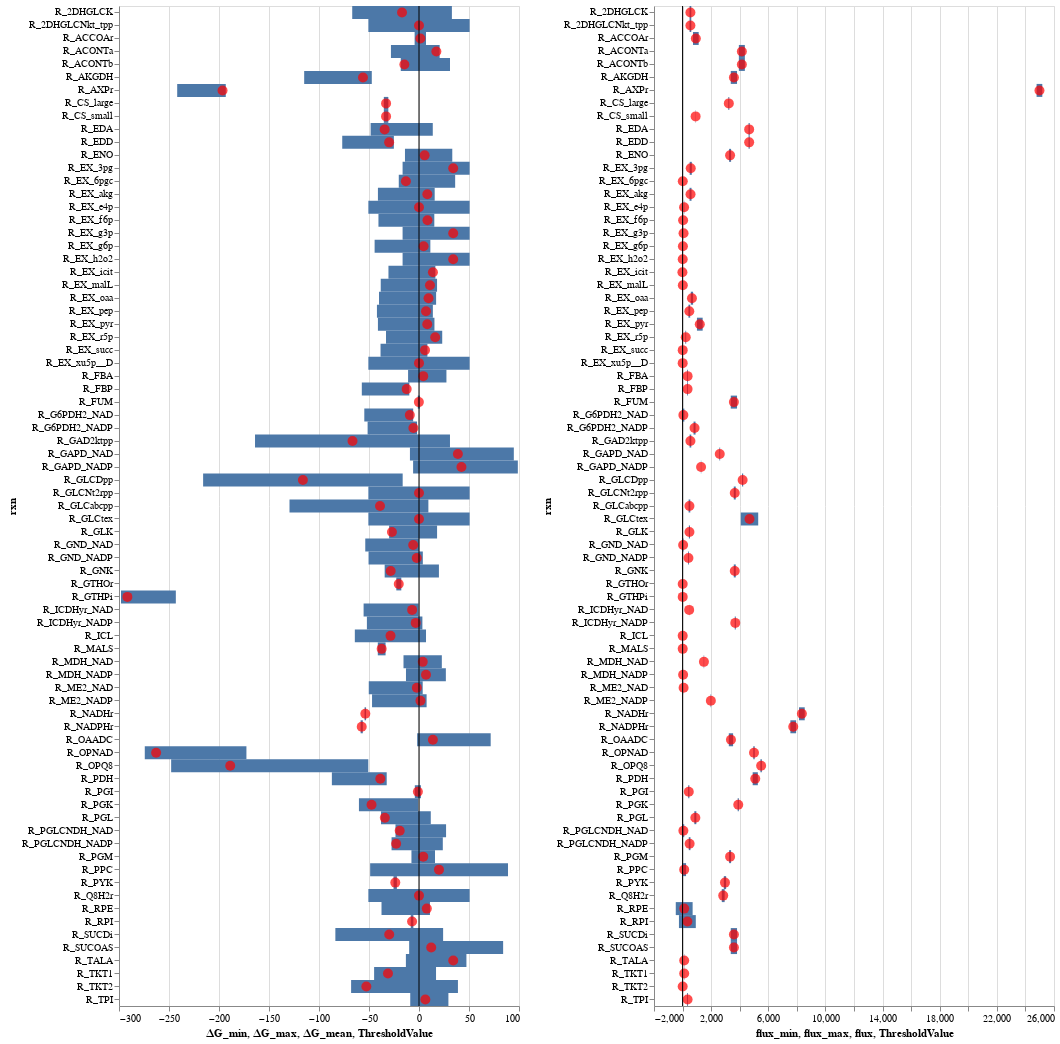

Here is the notebook cell this chart was saved with:
### Markdown cell above
### Fixing standard ∆G ranges (newer ones)

 - The flux and ∆G range seem to be incompatible for reaction ICL
   - defined as  m_icit_c <-> m_glx_c + m_succ_c, there is way more glx and succ than icit, set lower bound to original -5

### Code cell
file_in = os.path.join(models_dir,f'{model_name}.xlsx')
data_dict = pd.read_excel(file_in, sheet_name=None, index_col=0)
flag, flux_df, dG_df = check_thermodynamic_feasibility(data_dict) 
dG_df['rxn'] = dG_df.index


flux_df['rxn'] = flux_df.index
flux_df['flux_min'] = flux_df['vref_mean (mmol/L/h)'] - flux_df['vref_std (mmol/L/h)']
flux_df['flux_max'] = flux_df['vref_mean (mmol/L/h)'] + flux_df['vref_std (mmol/L/h)']
flux_df['flux'] = flux_df['vref_mean (mmol/L/h)']

height=1000
width=400
plot_dG_and_flux(dG_df,  flux_df, height, width)

### Figure 1 — Vega-Lite specification as saved in the notebook (floating-point values rounded to 4 significant figures)
{"$schema": "https://vega.github.io/schema/vega-lite/v3.4.0.json", "config": {"mark": {"tooltip": null}, "view": {"height": 300, "width": 400}}, "datasets": {"data-9f0eaca28d83c792732569c43df1bc61": [{"flux": 481, "flux_max": 541, "flux_min": 421, "rxn": "R_GLCabcpp", "vref_mean (mmol/L/h)": 481, "vref_mean (mmol/L/h).1": 481, "vref_std (mmol/L/h)": 60, "vref_std (mmol/L/h).1": 60}, {"flux": 481, "flux_max": 521, "flux_min": 441, "rxn": "R_GLK", "vref_mean (mmol/L/h)": 481, "vref_mean (mmol/L/h).1": 481, "vref_std (mmol/L/h)": 40, "vref_std (mmol/L/h).1": 40}, {"flux": 3654, "flux_max": 3724, "flux_min": 3584, "rxn": "R_GLCNt2rpp", "vref_mean (mmol/L/h)": 3654, "vref_mean (mmol/L/h).1": 3654, "vref_std (mmol/L/h)": 70, "vref_std (mmol/L/h).1": 70}, {"flux": 3654, "flux_max": 3724, "flux_min": 3584, "rxn": "R_GNK", "vref_mean (mmol/L/h)": 3654, "vref_mean (mmol/L/h).1": 3654, "vref_std (mmol/L/h)": 70, "vref_std (mmol/L/h).1": 70}, {"flux": 549, "flux_max": 609, "flux_min": 489, "rxn": "R_2DHGLCNkt_tpp", "vref_mean (mmol/L/h)": 549, "vref_mean (mmol/L/h).1": 549, "vref_std (mmol/L/h)": 60, "vref_std (mmol/L/h).1": 60}, {"flux": 549, "flux_max": 609, "flux_min": 489, "rxn": "R_2DHGLCK", "vref_mean (mmol/L/h)": 549, "vref_mean (mmol/L/h).1": 549, "vref_std (mmol/L/h)": 60, "vref_std (mmol/L/h).1": 60}, {"flux": 56, "flux_max": 116, "flux_min": -4, "rxn": "R_PGLCNDH_NAD", "vref_mean (mmol/L/h)": 56, "vref_mean (mmol/L/h).1": 56, "vref_std (mmol/L/h)": 60, "vref_std (mmol/L/h).1": 60}, {"flux": 493, "flux_max": 553, "flux_min": 433, "rxn": "R_PGLCNDH_NADP", "vref_mean (mmol/L/h)": 493, "vref_mean (mmol/L/h).1": 493, "vref_std (mmol/L/h)": 60, "vref_std (mmol/L/h).1": 60}, {"flux": 4203, "flux_max": 4243, "flux_min": 4163, "rxn": "R_GLCDpp", "vref_mean (mmol/L/h)": 4203, "vref_mean (mmol/L/h).1": 4203, "vref_std (mmol/L/h)": 40, "vref_std (mmol/L/h).1": 40}, {"flux": 549, "flux_max": 609, "flux_min": 489, "rxn": "R_GAD2ktpp", "vref_mean (mmol/L/h)": 549, "vref_mean (mmol/L/h).1": 549, "vref_std (mmol/L/h)": 60, "vref_std (mmol/L/h).1": 60}, {"flux": 55, "flux_max": 125, "flux_min": -15, "rxn": "R_G6PDH2_NAD", "vref_mean (mmol/L/h)": 55, "vref_mean (mmol/L/h).1": 55, "vref_std (mmol/L/h)": 70, "vref_std (mmol/L/h).1": 70}, {"flux": 838, "flux_max": 908, "flux_min": 768, "rxn": "R_G6PDH2_NADP", "vref_mean (mmol/L/h)": 838, "vref_mean (mmol/L/h).1": 837, "vref_std (mmol/L/h)": 70, "vref_std (mmol/L/h).1": 70}, {"flux": 893, "flux_max": 963, "flux_min": 823, "rxn": "R_PGL", "vref_mean (mmol/L/h)": 893, "vref_mean (mmol/L/h).1": 893, "vref_std (mmol/L/h)": 70, "vref_std (mmol/L/h).1": 70}, {"flux": 39, "flux_max": 69, "flux_min": 9, "rxn": "R_GND_NAD", "vref_mean (mmol/L/h)": 39, "vref_mean (mmol/L/h).1": 39, "vref_std (mmol/L/h)": 30, "vref_std (mmol/L/h).1": 30}, {"flux": 411, "flux_max": 441, "flux_min": 381, "rxn": "R_GND_NADP", "vref_mean (mmol/L/h)": 411, "vref_mean (mmol/L/h).1": 411, "vref_std (mmol/L/h)": 30, "vref_std (mmol/L/h).1": 30}, {"flux": 336, "flux_max": 926, "flux_min": -254, "rxn": "R_RPI", "vref_mean (mmol/L/h)": 336, "vref_mean (mmol/L/h).1": 336, "vref_std (mmol/L/h)": 590, "vref_std (mmol/L/h).1": 590}, {"flux": 114, "flux_max": 704, "flux_min": -476, "rxn": "R_RPE", "vref_mean (mmol/L/h)": 114, "vref_mean (mmol/L/h).1": 114, "vref_std (mmol/L/h)": 590, "vref_std (mmol/L/h).1": 590}, {"flux": 114, "flux_max": 124, "flux_min": 104, "rxn": "R_TKT1", "vref_mean (mmol/L/h)": 114, "vref_mean (mmol/L/h).1": 114, "vref_std (mmol/L/h)": 10, "vref_std (mmol/L/h).1": 10}, {"flux": 8, "flux_max": 12, "flux_min": 4, "rxn": "R_TKT2", "vref_mean (mmol/L/h)": 8, "vref_mean (mmol/L/h).1": 8, "vref_std (mmol/L/h)": 4, "vref_std (mmol/L/h).1": 4}, {"flux": 114, "flux_max": 124, "flux_min": 104, "rxn": "R_TALA", "vref_mean (mmol/L/h)": 114, "vref_mean (mmol/L/h).1": 114, "vref_std (mmol/L/h)": 10, "vref_std (mmol/L/h).1": 10}, {"flux": 4661, "flux_max": 4701, "flux_min": 4621, "rxn": "R_EDD", "vref_mean (mmol/L/h)": 4661, "vref_mean (mmol/L/h).1": 4661, "vref_std (mmol/L/h)": 40, "vref_std (mmol/L/h).1": 40}, {"flux": 4661, "flux_max": 4701, "flux_min": 4621, "rxn": "R_EDA", "vref_mean (mmol/L/h)": 4661, "vref_mean (mmol/L/h).1": 4661, "vref_std (mmol/L/h)": 40, "vref_std (mmol/L/h).1": 40}, {"flux": 435, "flux_max": 475, "flux_min": 395, "rxn": "R_PGI", "vref_mean (mmol/L/h)": 435, "vref_mean (mmol/L/h).1": 435, "vref_std (mmol/L/h)": 40, "vref_std (mmol/L/h).1": 40}, {"flux": 351, "flux_max": 381, "flux_min": 321, "rxn": "R_FBP", "vref_mean (mmol/L/h)": 351, "vref_mean (mmol/L/h).1": 351, "vref_std (mmol/L/h)": 30, "vref_std (mmol/L/h).1": 30}, {"flux": 351, "flux_max": 381, "flux_min": 321, "rxn": "R_FBA", "vref_mean (mmol/L/h)": 351, "vref_mean (mmol/L/h).1": 351, "vref_std (mmol/L/h)": 30, "vref_std (mmol/L/h).1": 30}, {"flux": 351, "flux_max": 381, "flux_min": 321, "rxn": "R_TPI", "vref_mean (mmol/L/h)": 351, "vref_mean (mmol/L/h).1": 351, "vref_std (mmol/L/h)": 30, "vref_std (mmol/L/h).1": 30}, {"flux": 2604, "flux_max": 2630, "flux_min": 2578, "rxn": "R_GAPD_NAD", "vref_mean (mmol/L/h)": 2604, "vref_mean (mmol/L/h).1": 2604, "vref_std (mmol/L/h)": 26, "vref_std (mmol/L/h).1": 26}, {"flux": 1294, "flux_max": 1306, "flux_min": 1282, "rxn": "R_GAPD_NADP", "vref_mean (mmol/L/h)": 1294, "vref_mean (mmol/L/h).1": 1294, "vref_std (mmol/L/h)": 12, "vref_std (mmol/L/h).1": 12}, {"flux": 3898, "flux_max": 3938, "flux_min": 3858, "rxn": "R_PGK", "vref_mean (mmol/L/h)": 3898, "vref_mean (mmol/L/h).1": 3898, "vref_std (mmol/L/h)": 40, "vref_std (mmol/L/h).1": 40}, {"flux": 3326, "flux_max": 3396, "flux_min": 3256, "rxn": "R_PGM", "vref_mean (mmol/L/h)": 3326, "vref_mean (mmol/L/h).1": 3326, "vref_std (mmol/L/h)": 70, "vref_std (mmol/L/h).1": 70}, {"flux": 3326, "flux_max": 3396, "flux_min": 3256, "rxn": "R_ENO", "vref_mean (mmol/L/h)": 3326, "vref_mean (mmol/L/h).1": 3326, "vref_std (mmol/L/h)": 70, "vref_std (mmol/L/h).1": 70}, {"flux": 2968, "flux_max": 3048, "flux_min": 2888, "rxn": "R_PYK", "vref_mean (mmol/L/h)": 2968, "vref_mean (mmol/L/h).1": 2968, "vref_std (mmol/L/h)": 80, "vref_std (mmol/L/h).1": 80}, {"flux": 5088, "flux_max": 5268, "flux_min": 4908, "rxn": "R_PDH", "vref_mean (mmol/L/h)": 5088, "vref_mean (mmol/L/h).1": 5088, "vref_std (mmol/L/h)": 180, "vref_std (mmol/L/h).1": 180}, {"flux": 3387, "flux_max": 3537, "flux_min": 3237, "rxn": "R_OAADC", "vref_mean (mmol/L/h)": 3387, "vref_mean (mmol/L/h).1": 3387, "vref_std (mmol/L/h)": 150, "vref_std (mmol/L/h).1": 150}, {"flux": 114, "flux_max": 244, "flux_min": -16, "rxn": "R_PPC", "vref_mean (mmol/L/h)": 114, "vref_mean (mmol/L/h).1": 114, "vref_std (mmol/L/h)": 130, "vref_std (mmol/L/h).1": 130}, {"flux": 1980, "flux_max": 1999, "flux_min": 1961, "rxn": "R_ME2_NADP", "vref_mean (mmol/L/h)": 1980, "vref_mean (mmol/L/h).1": 1980, "vref_std (mmol/L/h)": 19, "vref_std (mmol/L/h).1": 19}, {"flux": 72, "flux_max": 79, "flux_min": 65, "rxn": "R_ME2_NAD", "vref_mean (mmol/L/h)": 72, "vref_mean (mmol/L/h).1": 72, "vref_std (mmol/L/h)": 7, "vref_std (mmol/L/h).1": 7}, {"flux": 1495, "flux_max": 1510, "flux_min": 1480, "rxn": "R_MDH_NAD", "vref_mean (mmol/L/h)": 1495, "vref_mean (mmol/L/h).1": 1495, "vref_std (mmol/L/h)": 15, "vref_std (mmol/L/h).1": 15}, {"flux": 38, "flux_max": 41, "flux_min": 35, "rxn": "R_MDH_NADP", "vref_mean (mmol/L/h)": 38, "vref_mean (mmol/L/h).1": 38, "vref_std (mmol/L/h)": 3, "vref_std (mmol/L/h).1": 3}, {"flux": 3593, "flux_max": 3813, "flux_min": 3373, "rxn": "R_FUM", "vref_mean (mmol/L/h)": 3593, "vref_mean (mmol/L/h).1": 3593, "vref_std (mmol/L/h)": 220, "vref_std (mmol/L/h).1": 220}, {"flux": 3593, "flux_max": 3813, "flux_min": 3373, "rxn": "R_SUCDi", "vref_mean (mmol/L/h)": 3593, "vref_mean (mmol/L/h).1": 3593, "vref_std (mmol/L/h)": 220, "vref_std (mmol/L/h).1": 220}, {"flux": 3593, "flux_max": 3813, "flux_min": 3373, "rxn": "R_SUCOAS", "vref_mean (mmol/L/h)": 3593, "vref_mean (mmol/L/h).1": 3593, "vref_std (mmol/L/h)": 220, "vref_std (mmol/L/h).1": 220}, {"flux": 3593, "flux_max": 3813, "flux_min": 3373, "rxn": "R_AKGDH", "vref_mean (mmol/L/h)": 3593, "vref_mean (mmol/L/h).1": 3593, "vref_std (mmol/L/h)": 220, "vref_std (mmol/L/h).1": 220}, {"flux": 3689, "flux_max": 3725, "flux_min": 3653, "rxn": "R_ICDHyr_NADP", "vref_mean (mmol/L/h)": 3689, "vref_mean (mmol/L/h).1": 3689, "vref_std (mmol/L/h)": 36, "vref_std (mmol/L/h).1": 36}, {"flux": 461, "flux_max": 465, "flux_min": 457, "rxn": "R_ICDHyr_NAD", "vref_mean (mmol/L/h)": 461, "vref_mean (mmol/L/h).1": 461, "vref_std (mmol/L/h)": 4, "vref_std (mmol/L/h).1": 4}, {"flux": 4150, "flux_max": 4360, "flux_min": 3940, "rxn": "R_ACONTa", "vref_mean (mmol/L/h)": 4150, "vref_mean (mmol/L/h).1": 4150, "vref_std (mmol/L/h)": 210, "vref_std (mmol/L/h).1": 210}, {"flux": 4150, "flux_max": 4360, "flux_min": 3940, "rxn": "R_ACONTb", "vref_mean (mmol/L/h)": 4150, "vref_mean (mmol/L/h).1": 4150, "vref_std (mmol/L/h)": 210, "vref_std (mmol/L/h).1": 210}, {"flux": 3237, "flux_max": 3269, "flux_min": 3205, "rxn": "R_CS_large", "vref_mean (mmol/L/h)": 3237, "vref_mean (mmol/L/h).1": 3237, "vref_std (mmol/L/h)": 32, "vref_std (mmol/L/h).1": 32}, {"flux": 913, "flux_max": 922, "flux_min": 904, "rxn": "R_CS_small", "vref_mean (mmol/L/h)": 913, "vref_mean (mmol/L/h).1": 913, "vref_std (mmol/L/h)": 9, "vref_std (mmol/L/h).1": 9}, {"flux": 10, "flux_max": 11, "flux_min": 9, "rxn": "R_ICL", "vref_mean (mmol/L/h)": 10, "vref_mean (mmol/L/h).1": 10, "vref_std (mmol/L/h)": 1, "vref_std (mmol/L/h).1": 1}, {"flux": 10, "flux_max": 11, "flux_min": 9, "rxn": "R_MALS", "vref_mean (mmol/L/h)": 10, "vref_mean (mmol/L/h).1": 10, "vref_std (mmol/L/h)": 1, "vref_std (mmol/L/h).1": 1}, {"flux": 10, "flux_max": 11, "flux_min": 9, "rxn": "R_GTHPi", "vref_mean (mmol/L/h)": 10, "vref_mean (mmol/L/h).1": 10, "vref_std (mmol/L/h)": 1, "vref_std (mmol/L/h).1": 1}, {"flux": 10, "flux_max": 11, "flux_min": 9, "rxn": "R_GTHOr", "vref_mean (mmol/L/h)": 10, "vref_mean (mmol/L/h).1": 10, "vref_std (mmol/L/h)": 1, "vref_std (mmol/L/h).1": 1}, {"flux": 5000, "flux_max": 5050, "flux_min": 4950, "rxn": "R_OPNAD", "vref_mean (mmol/L/h)": 5000, "vref_mean (mmol/L/h).1": 5000, "vref_std (mmol/L/h)": 50, "vref_std (mmol/L/h).1": 50}, {"flux": 5500, "flux_max": 5550, "flux_min": 5450, "rxn": "R_OPQ8", "vref_mean (mmol/L/h)": 5500, "vref_mean (mmol/L/h).1": 5500, "vref_std (mmol/L/h)": 50, "vref_std (mmol/L/h).1": 50}, {"flux": 24980.0, "flux_max": 25180.0, "flux_min": 24780.0, "rxn": "R_AXPr", "vref_mean (mmol/L/h)": 24980.0, "vref_mean (mmol/L/h).1": 24980.0, "vref_std (mmol/L/h)": 200, "vref_std (mmol/L/h).1": 200}, {"flux": 8351, "flux_max": 8551, "flux_min": 8151, "rxn": "R_NADHr", "vref_mean (mmol/L/h)": 8351, "vref_mean (mmol/L/h).1": 9509, "vref_std (mmol/L/h)": 200, "vref_std (mmol/L/h).1": 200}, {"flux": 7747, "flux_max": 7947, "flux_min": 7547, "rxn": "R_NADPHr", "vref_mean (mmol/L/h)": 7747, "vref_mean (mmol/L/h).1": 6589, "vref_std (mmol/L/h)": 200, "vref_std (mmol/L/h).1": 200}, {"flux": 928, "flux_max": 1128, "flux_min": 728, "rxn": "R_ACCOAr", "vref_mean (mmol/L/h)": 928, "vref_mean (mmol/L/h).1": 938, "vref_std (mmol/L/h)": 200, "vref_std (mmol/L/h).1": 200}, {"flux": 2845, "flux_max": 2945, "flux_min": 2745, "rxn": "R_Q8H2r", "vref_mean (mmol/L/h)": 2845, "vref_mean (mmol/L/h).1": 2845, "vref_std (mmol/L/h)": 100, "vref_std (mmol/L/h).1": 100}, {"flux": 4684, "flux_max": 5295, "flux_min": 4073, "rxn": "R_GLCtex", "vref_mean (mmol/L/h)": 4684, "vref_mean (mmol/L/h).1": 4684, "vref_std (mmol/L/h)": 611, "vref_std (mmol/L/h).1": 611}, {"flux": 1206, "flux_max": 1406, "flux_min": 1006, "rxn": "R_EX_pyr", "vref_mean (mmol/L/h)": 1206, "vref_mean (mmol/L/h).1": 1206, "vref_std (mmol/L/h)": 200, "vref_std (mmol/L/h).1": 200}, {"flux": 472, "flux_max": 534, "flux_min": 410, "rxn": "R_EX_pep", "vref_mean (mmol/L/h)": 472, "vref_mean (mmol/L/h).1": 472, "vref_std (mmol/L/h)": 62, "vref_std (mmol/L/h).1": 62}, {"flux": 10, "flux_max": 11, "flux_min": 9, "rxn": "R_EX_h2o2", "vref_mean (mmol/L/h)": 10, "vref_mean (mmol/L/h).1": 10, "vref_std (mmol/L/h)": 1, "vref_std (mmol/L/h).1": 1}, {"flux": 23, "flux_max": 26, "flux_min": 20, "rxn": "R_EX_g6p", "vref_mean (mmol/L/h)": 23, "vref_mean (mmol/L/h).1": 23, "vref_std (mmol/L/h)": 3, "vref_std (mmol/L/h).1": 3}, {"flux": 15, "flux_max": 17, "flux_min": 13, "rxn": "R_EX_6pgc", "vref_mean (mmol/L/h)": 15, "vref_mean (mmol/L/h).1": 15, "vref_std (mmol/L/h)": 2, "vref_std (mmol/L/h).1": 2}, {"flux": 222, "flux_max": 251, "flux_min": 193, "rxn": "R_EX_r5p", "vref_mean (mmol/L/h)": 222, "vref_mean (mmol/L/h).1": 222, "vref_std (mmol/L/h)": 29, "vref_std (mmol/L/h).1": 29}, {"flux": 8, "flux_max": 9, "flux_min": 7, "rxn": "R_EX_xu5p__D", "vref_mean (mmol/L/h)": 8, "vref_mean (mmol/L/h).1": 8, "vref_std (mmol/L/h)": 1, "vref_std (mmol/L/h).1": 1}, {"flux": 69, "flux_max": 78, "flux_min": 60, "rxn": "R_EX_g3p", "vref_mean (mmol/L/h)": 69, "vref_mean (mmol/L/h).1": 69, "vref_std (mmol/L/h)": 9, "vref_std (mmol/L/h).1": 9}, {"flux": 106, "flux_max": 120, "flux_min": 92, "rxn": "R_EX_e4p", "vref_mean (mmol/L/h)": 106, "vref_mean (mmol/L/h).1": 106, "vref_std (mmol/L/h)": 14, "vref_std (mmol/L/h).1": 14}, {"flux": 38, "flux_max": 43, "flux_min": 33, "rxn": "R_EX_f6p", "vref_mean (mmol/L/h)": 38, "vref_mean (mmol/L/h).1": 38, "vref_std (mmol/L/h)": 5, "vref_std (mmol/L/h).1": 5}, {"flux": 572, "flux_max": 647, "flux_min": 497, "rxn": "R_EX_3pg", "vref_mean (mmol/L/h)": 572, "vref_mean (mmol/L/h).1": 572, "vref_std (mmol/L/h)": 75, "vref_std (mmol/L/h).1": 75}, {"flux": 656, "flux_max": 736, "flux_min": 576, "rxn": "R_EX_oaa", "vref_mean (mmol/L/h)": 656, "vref_mean (mmol/L/h).1": 656, "vref_std (mmol/L/h)": 80, "vref_std (mmol/L/h).1": 80}, {"flux": 18, "flux_max": 19, "flux_min": 17, "rxn": "R_EX_malL", "vref_mean (mmol/L/h)": 18, "vref_mean (mmol/L/h).1": 8, "vref_std (mmol/L/h)": 1, "vref_std (mmol/L/h).1": 1}, {"flux": 557, "flux_max": 627, "flux_min": 487, "rxn": "R_EX_akg", "vref_mean (mmol/L/h)": 557, "vref_mean (mmol/L/h).1": 557, "vref_std (mmol/L/h)": 70, "vref_std (mmol/L/h).1": 70}, {"flux": 10, "flux_max": 10, "flux_min": 10, "rxn": "R_EX_succ", "vref_mean (mmol/L/h)": 10, "vref_mean (mmol/L/h).1": 0, "vref_std (mmol/L/h)": 0, "vref_std (mmol/L/h).1": 0}, {"flux": -10, "flux_max": -10, "flux_min": -10, "rxn": "R_EX_icit", "vref_mean (mmol/L/h)": -10, "vref_mean (mmol/L/h).1": 0, "vref_std (mmol/L/h)": 0, "vref_std (mmol/L/h).1": 0}], "data-aff8aa2576a19c88df12a9dfe8d54c3a": [{"rxn": "R_GLCabcpp", "∆G_max": 9.377, "∆G_mean": -39.0, "∆G_min": -129.5}, {"rxn": "R_GLK", "∆G_max": 18.07, "∆G_mean": -27.04, "∆G_min": -29.87}, {"rxn": "R_GLCNt2rpp", "∆G_max": 50.64, "∆G_mean": 0, "∆G_min": -50.64}, {"rxn": "R_GNK", "∆G_max": 19.92, "∆G_mean": -28.32, "∆G_min": -34.33}, {"rxn": "R_2DHGLCNkt_tpp", "∆G_max": 50.64, "∆G_mean": 0, "∆G_min": -50.64}, {"rxn": "R_2DHGLCK", "∆G_max": 32.89, "∆G_mean": -16.98, "∆G_min": -66.78}, {"rxn": "R_PGLCNDH_NAD", "∆G_max": 27.07, "∆G_mean": -19.29, "∆G_min": -23.51}, {"rxn": "R_PGLCNDH_NADP", "∆G_max": 23.81, "∆G_mean": -22.88, "∆G_min": -27.43}, {"rxn": "R_GLCDpp", "∆G_max": -16.32, "∆G_mean": -116.1, "∆G_min": -215.9}, {"rxn": "R_GAD2ktpp", "∆G_max": 30.98, "∆G_mean": -66.5, "∆G_min": -164.0}, {"rxn": "R_G6PDH2_NAD", "∆G_max": -5.828, "∆G_mean": -9.168, "∆G_min": -54.7}, {"rxn": "R_G6PDH2_NADP", "∆G_max": -1.979, "∆G_mean": -5.588, "∆G_min": -51.39}, {"rxn": "R_PGL", "∆G_max": 11.78, "∆G_mean": -34.18, "∆G_min": -37.98}, {"rxn": "R_GND_NAD", "∆G_max": -0.07424, "∆G_mean": -5.824, "∆G_min": -53.73}, {"rxn": "R_GND_NADP", "∆G_max": 3.824, "∆G_mean": -2.234, "∆G_min": -50.45}, {"rxn": "R_RPI", "∆G_max": -5.653, "∆G_mean": -6.928, "∆G_min": -8.217}, {"rxn": "R_RPE", "∆G_max": 10.95, "∆G_mean": 7.823, "∆G_min": -37.49}, {"rxn": "R_TKT1", "∆G_max": 17.03, "∆G_mean": -31.02, "∆G_min": -44.89}, {"rxn": "R_TKT2", "∆G_max": 38.94, "∆G_mean": -52.67, "∆G_min": -67.89}, {"rxn": "R_TALA", "∆G_max": 47.43, "∆G_mean": 34.24, "∆G_min": -13.11}, {"rxn": "R_EDD", "∆G_max": -25.14, "∆G_mean": -29.87, "∆G_min": -76.76}, {"rxn": "R_EDA", "∆G_max": 13.78, "∆G_mean": -34.34, "∆G_min": -48.37}, {"rxn": "R_PGI", "∆G_max": 1.925, "∆G_mean": -1.126, "∆G_min": -4.173}, {"rxn": "R_FBP", "∆G_max": -9.677, "∆G_mean": -12.33, "∆G_min": -57.19}, {"rxn": "R_FBA", "∆G_max": 27.43, "∆G_mean": 4.227, "∆G_min": -10.92}, {"rxn": "R_TPI", "∆G_max": 29.41, "∆G_mean": 6.333, "∆G_min": -8.755}, {"rxn": "R_GAPD_NAD", "∆G_max": 94.82, "∆G_mean": 38.86, "∆G_min": -9.061}, {"rxn": "R_GAPD_NADP", "∆G_max": 98.83, "∆G_mean": 42.45, "∆G_min": -5.89}, {"rxn": "R_PGK", "∆G_max": -0.7821, "∆G_mean": -47.47, "∆G_min": -60.06}, {"rxn": "R_PGM", "∆G_max": 16.01, "∆G_mean": 4.23, "∆G_min": -7.55}, {"rxn": "R_ENO", "∆G_max": 33.28, "∆G_mean": 5.616, "∆G_min": -14.03}, {"rxn": "R_PYK", "∆G_max": -22.12, "∆G_mean": -23.72, "∆G_min": -25.46}, {"rxn": "R_PDH", "∆G_max": -32.29, "∆G_mean": -38.72, "∆G_min": -87.13}, {"rxn": "R_OAADC", "∆G_max": 71.69, "∆G_mean": 13.89, "∆G_min": -1.837}, {"rxn": "R_PPC", "∆G_max": 89.0, "∆G_mean": 19.98, "∆G_min": -48.85}, {"rxn": "R_ME2_NADP", "∆G_max": 7.608, "∆G_mean": 1.436, "∆G_min": -46.96}, {"rxn": "R_ME2_NAD", "∆G_max": 3.699, "∆G_mean": -2.154, "∆G_min": -50.23}, {"rxn": "R_MDH_NAD", "∆G_max": 22.83, "∆G_mean": 3.74, "∆G_min": -15.5}, {"rxn": "R_MDH_NADP", "∆G_max": 26.86, "∆G_mean": 6.995, "∆G_min": -13.02}, {"rxn": "R_FUM", "∆G_max": 1.043, "∆G_mean": -0.1382, "∆G_min": -1.253}, {"rxn": "R_SUCDi", "∆G_max": 24.12, "∆G_mean": -29.78, "∆G_min": -83.63}, {"rxn": "R_SUCOAS", "∆G_max": 84.13, "∆G_mean": 12.21, "∆G_min": -9.835}, {"rxn": "R_AKGDH", "∆G_max": -47.21, "∆G_mean": -56.04, "∆G_min": -114.8}, {"rxn": "R_ICDHyr_NADP", "∆G_max": 3.388, "∆G_mean": -3.281, "∆G_min": -52.11}, {"rxn": "R_ICDHyr_NAD", "∆G_max": -0.5006, "∆G_mean": -6.872, "∆G_min": -55.4}, {"rxn": "R_ACONTa", "∆G_max": 20.66, "∆G_mean": 17.37, "∆G_min": -28.06}, {"rxn": "R_ACONTb", "∆G_max": 31.0, "∆G_mean": -14.63, "∆G_min": -18.22}, {"rxn": "R_CS_large", "∆G_max": -30.67, "∆G_mean": -32.94, "∆G_min": -35.17}, {"rxn": "R_CS_small", "∆G_max": -30.67, "∆G_mean": -32.94, "∆G_min": -35.17}, {"rxn": "R_ICL", "∆G_max": 7.011, "∆G_mean": -28.48, "∆G_min": -64.17}, {"rxn": "R_MALS", "∆G_max": -33.44, "∆G_mean": -37.34, "∆G_min": -41.2}, {"rxn": "R_GTHPi", "∆G_max": -243.2, "∆G_mean": -291.6, "∆G_min": -298.0}, {"rxn": "R_GTHOr", "∆G_max": -17.7, "∆G_mean": -20.25, "∆G_min": -22.69}, {"rxn": "R_OPNAD", "∆G_max": -172.6, "∆G_mean": -262.9, "∆G_min": -274.2}, {"rxn": "R_OPQ8", "∆G_max": -50.7, "∆G_mean": -188.8, "∆G_min": -247.8}, {"rxn": "R_AXPr", "∆G_max": -193.2, "∆G_mean": -196.5, "∆G_min": -241.8}, {"rxn": "R_NADHr", "∆G_max": -52.94, "∆G_mean": -53.69, "∆G_min": -54.44}, {"rxn": "R_NADPHr", "∆G_max": -56.18, "∆G_mean": -57.28, "∆G_min": -58.38}, {"rxn": "R_ACCOAr", "∆G_max": 7.011, "∆G_mean": 1.381, "∆G_min": -4.376}, {"rxn": "R_Q8H2r", "∆G_max": 50.64, "∆G_mean": 0, "∆G_min": -50.64}, {"rxn": "R_GLCtex", "∆G_max": 50.64, "∆G_mean": 0, "∆G_min": -50.64}, {"rxn": "R_EX_pyr", "∆G_max": 15.44, "∆G_mean": 8.248, "∆G_min": -41.07}, {"rxn": "R_EX_pep", "∆G_max": 13.86, "∆G_mean": 6.998, "∆G_min": -42.06}, {"rxn": "R_EX_h2o2", "∆G_max": 50.64, "∆G_mean": 34.2, "∆G_min": -16.41}, {"rxn": "R_EX_g6p", "∆G_max": 11.35, "∆G_mean": 4.587, "∆G_min": -44.38}, {"rxn": "R_EX_6pgc", "∆G_max": 36.16, "∆G_mean": -13.11, "∆G_min": -20.22}, {"rxn": "R_EX_r5p", "∆G_max": 23.22, "∆G_mean": 16.2, "∆G_min": -32.99}, {"rxn": "R_EX_xu5p__D", "∆G_max": 50.64, "∆G_mean": 0, "∆G_min": -50.64}, {"rxn": "R_EX_g3p", "∆G_max": 50.64, "∆G_mean": 34.2, "∆G_min": -16.41}, {"rxn": "R_EX_e4p", "∆G_max": 50.64, "∆G_mean": 0, "∆G_min": -50.64}, {"rxn": "R_EX_f6p", "∆G_max": 15.31, "∆G_mean": 8.481, "∆G_min": -40.55}, {"rxn": "R_EX_3pg", "∆G_max": 50.64, "∆G_mean": 34.2, "∆G_min": -16.41}, {"rxn": "R_EX_oaa", "∆G_max": 17.11, "∆G_mean": 9.556, "∆G_min": -39.99}, {"rxn": "R_EX_malL", "∆G_max": 18.05, "∆G_mean": 10.97, "∆G_min": -38.27}, {"rxn": "R_EX_akg", "∆G_max": 15.68, "∆G_mean": 8.347, "∆G_min": -41.07}, {"rxn": "R_EX_succ", "∆G_max": 8.396, "∆G_mean": 5.997, "∆G_min": -38.46}, {"rxn": "R_EX_icit", "∆G_max": 16.36, "∆G_mean": 13.93, "∆G_min": -30.54}], "data-d7255ad842f014c46f35befde053a015": [{"Threshold": "hazardous", "ThresholdValue": 0}]}, "hconcat": [{"data": {"name": "data-aff8aa2576a19c88df12a9dfe8d54c3a"}, "layer": [{"encoding": {"x": {"field": "∆G_min", "type": "quantitative"}, "x2": {"field": "∆G_max"}, "y": {"field": "rxn", "type": "nominal"}}, "height": 1000, "mark": "rect", "width": 400}, {"encoding": {"tooltip": [{"field": "rxn", "type": "nominal"}, {"field": "∆G_min", "type": "quantitative"}, {"field": "∆G_mean", "type": "quantitative"}, {"field": "∆G_max", "type": "quantitative"}], "x": {"field": "∆G_mean", "type": "quantitative"}, "y": {"field": "rxn", "type": "nominal"}}, "mark": {"color": "red", "filled": true, "size": 100, "type": "point"}, "selection": {"selector005": {"bind": "scales", "encodings": ["x", "y"], "type": "interval"}}}, {"data": {"name": "data-d7255ad842f014c46f35befde053a015"}, "encoding": {"x": {"field": "ThresholdValue", "type": "quantitative"}}, "mark": "rule"}]}, {"data": {"name": "data-9f0eaca28d83c792732569c43df1bc61"}, "layer": [{"encoding": {"x": {"field": "flux_min", "type": "quantitative"}, "x2": {"field": "flux_max"}, "y": {"field": "rxn", "type": "nominal"}}, "height": 1000, "mark": "rect", "width": 400}, {"encoding": {"tooltip": [{"field": "rxn", "type": "nominal"}, {"field": "flux", "type": "quantitative"}], "x": {"field": "flux", "type": "quantitative"}, "y": {"field": "rxn", "type": "nominal"}}, "mark": {"color": "red", "filled": true, "size": 100, "type": "point"}, "selection": {"selector006": {"bind": "scales", "encodings": ["x", "y"], "type": "interval"}}}, {"data": {"name": "data-d7255ad842f014c46f35befde053a015"}, "encoding": {"x": {"field": "ThresholdValue", "type": "quantitative"}}, "mark": "rule"}]}]}
